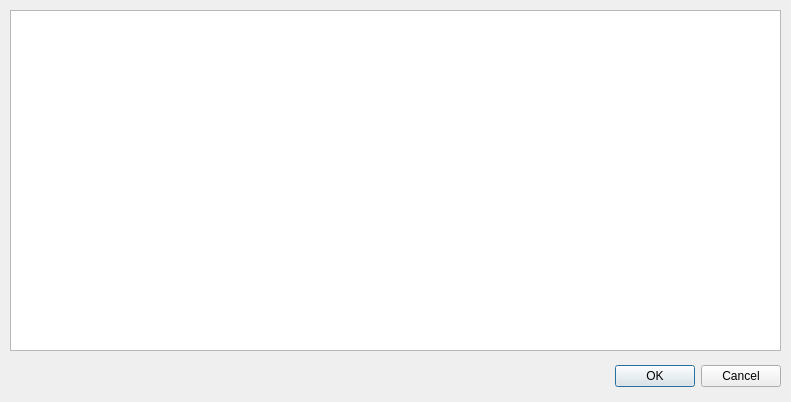
<?xml version="1.0" encoding="UTF-8"?>
<ui version="4.0">
 <class>Table</class>
 <widget class="QDialog" name="Table">
  <property name="geometry">
   <rect>
    <x>0</x>
    <y>0</y>
    <width>791</width>
    <height>402</height>
   </rect>
  </property>
  <property name="windowTitle">
   <string>Dialog</string>
  </property>
  <widget class="QDialogButtonBox" name="buttonBox">
   <property name="geometry">
    <rect>
     <x>440</x>
     <y>360</y>
     <width>341</width>
     <height>32</height>
    </rect>
   </property>
   <property name="orientation">
    <enum>Qt::Horizontal</enum>
   </property>
   <property name="standardButtons">
    <set>QDialogButtonBox::Cancel|QDialogButtonBox::Ok</set>
   </property>
  </widget>
  <widget class="QTableWidget" name="tableWidget">
   <property name="geometry">
    <rect>
     <x>10</x>
     <y>10</y>
     <width>771</width>
     <height>341</height>
    </rect>
   </property>
  </widget>
 </widget>
 <resources/>
 <connections>
  <connection>
   <sender>buttonBox</sender>
   <signal>accepted()</signal>
   <receiver>Table</receiver>
   <slot>accept()</slot>
   <hints>
    <hint type="sourcelabel">
     <x>248</x>
     <y>254</y>
    </hint>
    <hint type="destinationlabel">
     <x>157</x>
     <y>274</y>
    </hint>
   </hints>
  </connection>
  <connection>
   <sender>buttonBox</sender>
   <signal>rejected()</signal>
   <receiver>Table</receiver>
   <slot>reject()</slot>
   <hints>
    <hint type="sourcelabel">
     <x>316</x>
     <y>260</y>
    </hint>
    <hint type="destinationlabel">
     <x>286</x>
     <y>274</y>
    </hint>
   </hints>
  </connection>
 </connections>
</ui>
